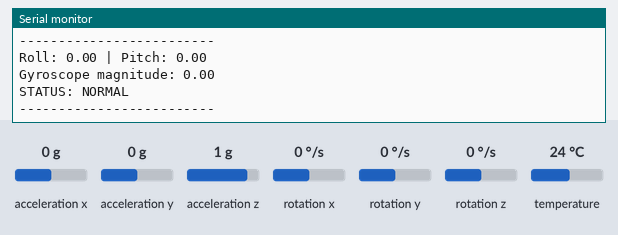
Bench run of a sketch on a simulated ESP32. Shown: the last lines printed to the serial monitor. The test bench sets the inputs (shaded band); at power-on: acceleration x 0 g, acceleration y 0 g, acceleration z 1 g, rotation x 0 °/s, rotation y 0 °/s, rotation z 0 °/s, temperature 24 °C.

Above: at 1.3 s.
1.4 s: acceleration x set to -1.4 g
At 1.9 s:
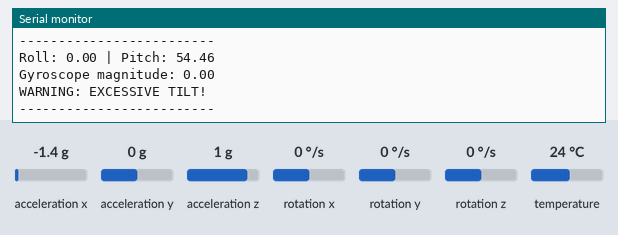
3.5 s: acceleration y set to -1.4 g
5.0 s: acceleration z set to -1.4 g
6.5 s: rotation x set to -192 °/s
At 7.0 s:
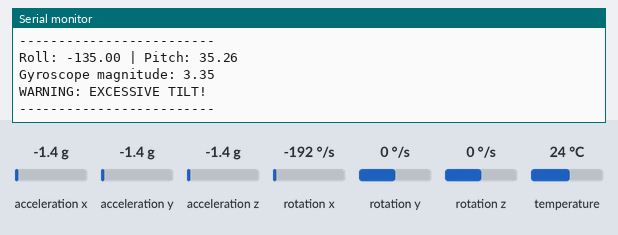
8.0 s: rotation y set to -192 °/s
At 8.5 s:
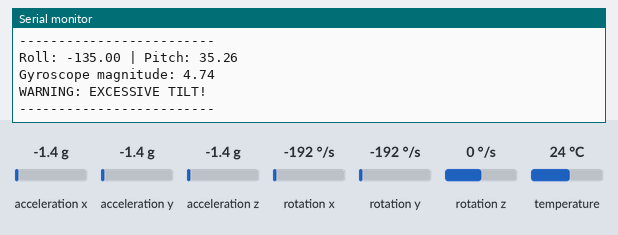
Timing chart, 0 to 10.5 s (numbered marks = the images above; inputs shaded):
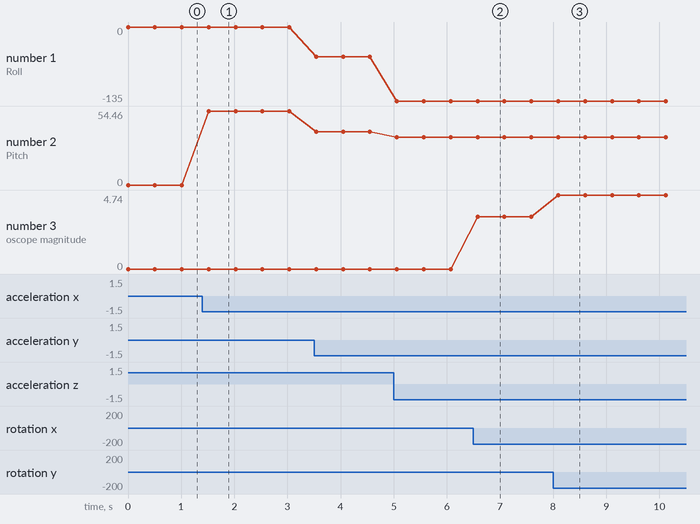

The sketch:

esp32_mpu6050.ino
```cpp
#include <Wire.h>
#include <Adafruit_MPU6050.h>
#include <Adafruit_Sensor.h>
#include <math.h>

Adafruit_MPU6050 mpu;

const float TILT_LIMIT = 30.0;
const float GYRO_LIMIT = 1.2;
const float ACCEL_CHANGE_LIMIT = 3.0;

void setup() {
  Serial.begin(115200);
  Wire.begin(21, 22);

  if (!mpu.begin()) {
    Serial.println("MPU6050 not detected!");
    while (1) {
      delay(10);
    }
  }

  Serial.println("Motion Monitoring Started!");
}

void loop() {
  sensors_event_t accel, gyro, temp;
  mpu.getEvent(&accel, &gyro, &temp);

  float x = accel.acceleration.x;
  float y = accel.acceleration.y;
  float z = accel.acceleration.z;

  // Calculate tilt angles
  float roll = atan2(y, z) * 180.0 / PI;
  float pitch = atan2(-x, sqrt(y * y + z * z)) * 180.0 / PI;

  // Calculate total acceleration and rotation
  float accelMagnitude = sqrt(x*x + y*y + z*z);
  float gyroMagnitude = sqrt(
    gyro.gyro.x * gyro.gyro.x +
    gyro.gyro.y * gyro.gyro.y +
    gyro.gyro.z * gyro.gyro.z
  );

  bool tiltWarning =
    (fabs(roll) > TILT_LIMIT || fabs(pitch) > TILT_LIMIT);

  bool motionWarning =
    (gyroMagnitude > GYRO_LIMIT ||
     fabs(accelMagnitude - 9.81) > ACCEL_CHANGE_LIMIT);

  Serial.print("Roll: ");
  Serial.print(roll);
  Serial.print(" | Pitch: ");
  Serial.println(pitch);

  Serial.print("Gyroscope magnitude: ");
  Serial.println(gyroMagnitude);

  if (tiltWarning) {
    Serial.println("WARNING: EXCESSIVE TILT!");
  }
  else if (motionWarning) {
    Serial.println("WARNING: MOTION DETECTED!");
  }
  else {
    Serial.println("STATUS: NORMAL");
  }

  Serial.println("-------------------------");

  delay(500);
}
```

Measured:
- after the input at 1.4 s, the serial monitor: prints a new line after 0.12 s (image 1)
- after the input at 6.5 s, the serial monitor: prints a new line after 0.08 s (image 2)
- after the input at 8.0 s, the serial monitor: prints a new line after 0.10 s (image 3)
- plotted number 1: 0 → -54.46 after the input at 3.5 s, -54.46 → -135 after the input at 5.0 s
- plotted number 2: 0 → 54.46 after the input at 1.4 s, 54.46 → 39.14 after the input at 3.5 s, 39.14 → 35.26 after the input at 5.0 s
- plotted number 3: 0 → 3.35 after the input at 6.5 s, 3.35 → 4.74 after the input at 8.0 s
